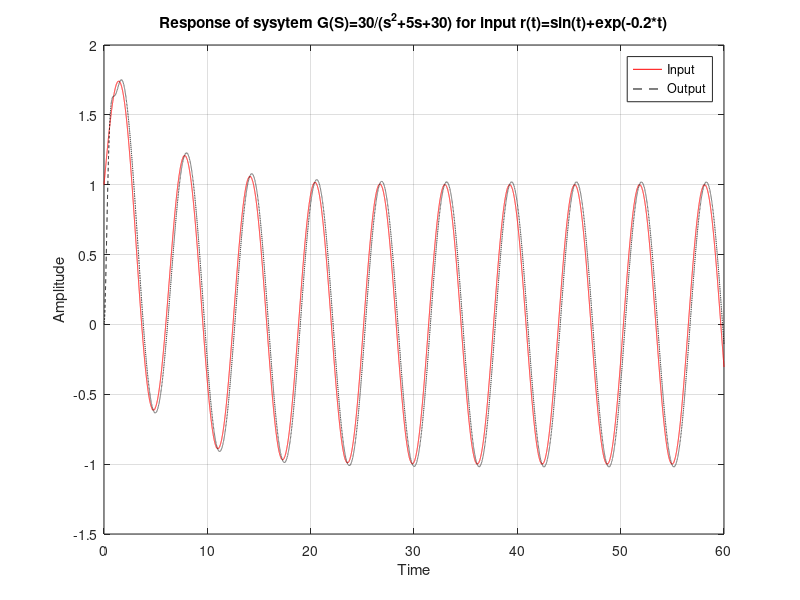

MATLAB code for this plot:
clear, clc, close
n=[0 0 30];
d=[1 5 30];
sys=tf(n,d)
t=0:0.001:60;
r=sin(t)+exp(-0.2*t);
y=lsim(sys,r,t);
plot(t,r,'-r',t,y,'--k');
legend('Input','Output')
grid;
title('Response of sysytem G(S)=30/(s^2+5s+30) for input r(t)=sin(t)+exp(-0.2*t)');
xlabel('Time');
ylabel('Amplitude');